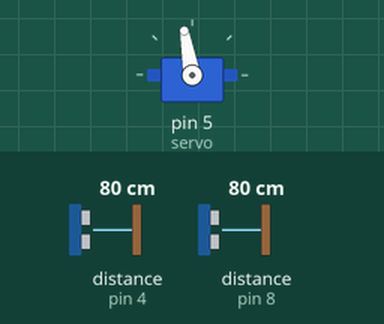
This sketch was run on a simulated Arduino Uno, built with avr-gcc and run on an emulated ATmega328P. On the bench: servo. Wiring (inferred from the names in the program): 2 × ultrasonic range finder: trigger pin 3, echo pin 4 / trigger pin 7, echo pin 8. The test bench sets the inputs (shaded band); at power-on: distance to the obstacle (sensors on pin 4, pin 8) 80 cm. The echo pulse lasts 58.3 µs per cm; what the sketch prints to the serial monitor is not drawn.

Above: at 0.1 s.
Timing chart, 0 to 1.6 s (numbered marks = the images above):
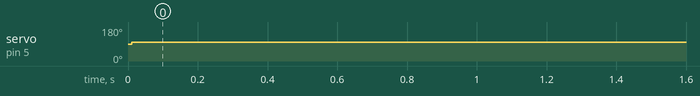

Measured:
- by itself, servo on pin 5 (servo): 90° → 100° at 0.01 s

The sketch:

demo_servo.ino
```cpp
#include<Servo.h>

#define TRIG 3 //TRIG 핀 설정 (초음파 보내는 핀)
#define ECHO 4 //ECHO 핀 설정 (초음파 받는 핀)

#define TRIG2 7 //TRIG 핀 설정 (초음파 보내는 핀)
#define ECHO2 8 //ECHO 핀 설정 (초음파 받는 핀)

Servo servo;

int value = 0;
long duration = 0;
long distance = 0;
long duration2 = 0;
long distance2 = 0;
int anglepos =  100;

void setup() {
  servo.attach(5);
  Serial.begin(9600);
  pinMode(TRIG, OUTPUT);
  pinMode(ECHO, INPUT);
  pinMode(TRIG2, OUTPUT);
  pinMode(ECHO2, INPUT);
}

void loop() {

    //Trig 핀으로 10us의 pulse 발생
    digitalWrite(TRIG, LOW);
    delayMicroseconds(2);
    digitalWrite(TRIG, HIGH);
    delayMicroseconds(10);
    digitalWrite(TRIG, LOW);
    duration = pulseIn(ECHO, HIGH);
    distance = duration / 58.2;

    digitalWrite(TRIG2, LOW);
    delayMicroseconds(2);
    digitalWrite(TRIG2, HIGH);
    delayMicroseconds(10);
    digitalWrite(TRIG2, LOW);
    duration2 = pulseIn(ECHO2, HIGH);
    distance2 = duration2 / 58.2;

    Serial.println(distance);
    Serial.println(distance2);

    follow();
    delay(200);
}

void follow() {
  if ( distance <= 150 || distance2 <= 150 ) {
      if ( distance < 30 && distance2 > 100 )
      {
         anglepos = 0;
      }
      else if(distance > 100 && distance2 < 30)
      {
         anglepos = 160;
      }
      else
      {
        anglepos = 100;
      }
      servo.write(anglepos);
      delay(10);
   }

}
```
